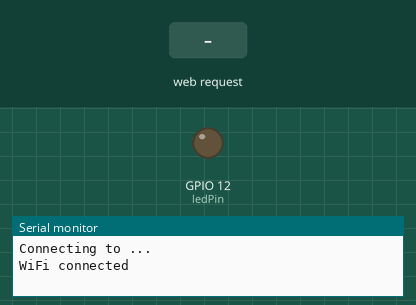
A program run on a simulated ESP8266 (NodeMCU). Shown: output pins drawn as LEDs (lit = HIGH), the last lines printed to the serial monitor. The test bench sets the inputs (shaded band). WiFi joins after 1.5 s; servers stay silent unless stated; pins used as bus, display or sensor lines are not drawn.

Above: at 2.3 s.
2.4 s: HTTP request GET /send/custom received
At 3.4 s:
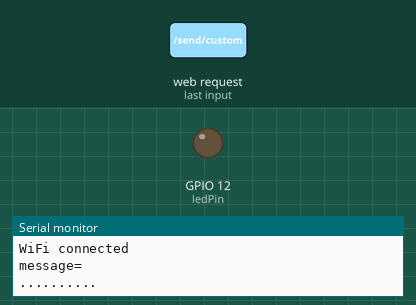
3.9 s: HTTP request GET /send/homeeasy2 received
At 4.6 s:
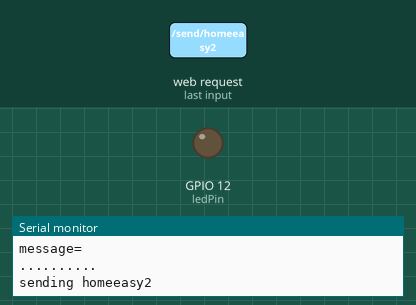
Timing chart, 0 to 6.9 s (numbered marks = the images above; inputs shaded):
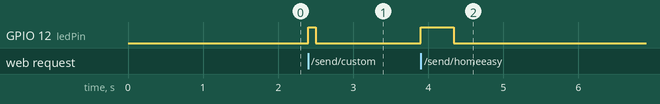

The program:

main.cpp
```cpp
/*
 * esp8266_rf433ook_sender
 * for timhawes.com/ug1 PCB
 *
 */

#include <ESP8266WiFi.h>
#include <ESP8266WebServer.h>
#include <ESP8266mDNS.h>
#include <ArduinoOTA.h>

#ifdef ESP8266
extern "C" {
#include "user_interface.h"
}
#endif

#include "config.h"

const uint8_t ledPin = 12;
const uint8_t txPin = 4;

char my_id[40];
IPAddress ip;
ESP8266WebServer server(80);

void sendCustom() {
  unsigned int highOnTime = 1125;
  unsigned int highOffTime = 375;
  unsigned int lowOnTime = 375;
  unsigned int lowOffTime = 1125;
  unsigned int gapTime = 10000;
  unsigned int repeat = 10;
  unsigned int preambleHighTime = 0;
  unsigned int preambleLowTime = 0;
  char message[100] = {0};

  for (uint8_t i = 0; i < server.args(); i++) {
    if (server.argName(i) == "highOnTime") {
      highOnTime = server.arg(i).toInt();
    }
    if (server.argName(i) == "highOffTime") {
      highOffTime = server.arg(i).toInt();
    }
    if (server.argName(i) == "lowOnTime") {
      lowOnTime = server.arg(i).toInt();
    }
    if (server.argName(i) == "lowOffTime") {
      lowOffTime = server.arg(i).toInt();
    }
    if (server.argName(i) == "gapTime") {
      gapTime = server.arg(i).toInt();
    }
    if (server.argName(i) == "repeat") {
      repeat = server.arg(i).toInt();
    }
    if (server.argName(i) == "preambleHighTime") {
      preambleHighTime = server.arg(i).toInt();
    }
    if (server.argName(i) == "preambleLowTime") {
      preambleLowTime = server.arg(i).toInt();
    }
    if (server.argName(i) == "message") {
      server.arg(i).toCharArray(message, sizeof(message));
    }
  }

  Serial.print("message=");
  Serial.println(message);

  digitalWrite(ledPin, HIGH);

  for (unsigned int r=0; r<repeat; r++) {
    Serial.print(".");
    if (preambleHighTime > 0 || preambleLowTime > 0) {
      digitalWrite(txPin, HIGH);
      delayMicroseconds(preambleHighTime);
      digitalWrite(txPin, LOW);
      delayMicroseconds(preambleLowTime);
    }
    for (unsigned int i=0; i<strlen(message); i++) {
      if (message[i]=='1') {
        digitalWrite(txPin, HIGH);
        delayMicroseconds(highOnTime);
        digitalWrite(txPin, LOW);
        delayMicroseconds(highOffTime);
      } else if (message[i]=='0') {
        digitalWrite(txPin, HIGH);
        delayMicroseconds(lowOnTime);
        digitalWrite(txPin, LOW);
        delayMicroseconds(lowOffTime);
      }
    }
    delayMicroseconds(gapTime);
  }
  Serial.println();

  digitalWrite(ledPin, LOW);

  server.send(200, "text/plain", "OK");

}

void sendHomeEasy2() {
  uint32_t controller = 0;
  uint8_t device = 0;
  uint8_t group = 0;
  uint8_t state = 0;
  uint8_t dim = 0;
  uint8_t repeat = 5;

  for (uint8_t i = 0; i < server.args(); i++) {
    if (server.argName(i) == "controller") {
      controller = server.arg(i).toInt() & 0x3ffffff; // 26 bits
    }
    if (server.argName(i) == "device") {
      device = server.arg(i).toInt() & 0xf; // 4 bits
    }
    if (server.argName(i) == "group") {
      group = server.arg(i).toInt() & 0x1; // 1 bit
    }
    if (server.argName(i) == "state") {
      state = server.arg(i).toInt() & 0x1; // 1 bit
    }
    if (server.argName(i) == "dim") {
      dim = server.arg(i).toInt() & 0xf; // 4 bits
    }
    if (server.argName(i) == "repeat") {
      repeat = server.arg(i).toInt();
    }
  }

  digitalWrite(ledPin, HIGH);

  Serial.println("sending homeeasy2");

  for (unsigned int r=0; r<repeat; r++) {

    // pre-amble
    digitalWrite(txPin, HIGH);
    delayMicroseconds(275);
    digitalWrite(txPin, LOW);
    delayMicroseconds(2675);

    // controller (26 bits)
    for (int b=25; b>=0; b--) {
      if (controller & (1 << b)) {
        // high bit
        digitalWrite(txPin, HIGH);
        delayMicroseconds(275);
        digitalWrite(txPin, LOW);
        delayMicroseconds(1225);
        digitalWrite(txPin, HIGH);
        delayMicroseconds(275);
        digitalWrite(txPin, LOW);
        delayMicroseconds(275);
      } else {
        // low bit
        digitalWrite(txPin, HIGH);
        delayMicroseconds(275);
        digitalWrite(txPin, LOW);
        delayMicroseconds(275);
        digitalWrite(txPin, HIGH);
        delayMicroseconds(275);
        digitalWrite(txPin, LOW);
        delayMicroseconds(1225);
      }
    }

    // group flag (1 bit)
    if (group) {
      // high bit
      digitalWrite(txPin, HIGH);
      delayMicroseconds(275);
      digitalWrite(txPin, LOW);
      delayMicroseconds(1225);
      digitalWrite(txPin, HIGH);
      delayMicroseconds(275);
      digitalWrite(txPin, LOW);
      delayMicroseconds(275);
    } else {
      // low bit
      digitalWrite(txPin, HIGH);
      delayMicroseconds(275);
      digitalWrite(txPin, LOW);
      delayMicroseconds(275);
      digitalWrite(txPin, HIGH);
      delayMicroseconds(275);
      digitalWrite(txPin, LOW);
      delayMicroseconds(1225);
    }

    if (dim > 0) {
      // special bit to enable dimming mode
      digitalWrite(txPin, HIGH);
      delayMicroseconds(275);
      digitalWrite(txPin, LOW);
      delayMicroseconds(275);
      digitalWrite(txPin, HIGH);
      delayMicroseconds(275);
      digitalWrite(txPin, LOW);
      delayMicroseconds(275);
    } else {
      // state (on-off, 1 bit)
      if (state) {
        // high bit
        digitalWrite(txPin, HIGH);
        delayMicroseconds(275);
        digitalWrite(txPin, LOW);
        delayMicroseconds(1225);
        digitalWrite(txPin, HIGH);
        delayMicroseconds(275);
        digitalWrite(txPin, LOW);
        delayMicroseconds(275);
      } else {
        // low bit
        digitalWrite(txPin, HIGH);
        delayMicroseconds(275);
        digitalWrite(txPin, LOW);
        delayMicroseconds(275);
        digitalWrite(txPin, HIGH);
        delayMicroseconds(275);
        digitalWrite(txPin, LOW);
        delayMicroseconds(1225);
      }
    }

    // device (4 bits)
    for (int b=3; b>=0; b--) {
      if (device & (1 << b)) {
        // high bit
        digitalWrite(txPin, HIGH);
        delayMicroseconds(275);
        digitalWrite(txPin, LOW);
        delayMicroseconds(1225);
        digitalWrite(txPin, HIGH);
        delayMicroseconds(275);
        digitalWrite(txPin, LOW);
        delayMicroseconds(275);
      } else {
        // low bit
        digitalWrite(txPin, HIGH);
        delayMicroseconds(275);
        digitalWrite(txPin, LOW);
        delayMicroseconds(275);
        digitalWrite(txPin, HIGH);
        delayMicroseconds(275);
        digitalWrite(txPin, LOW);
        delayMicroseconds(1225);
      }
    }

    // dim level (4 bits, hardcoded to zero)
    for (int b=3; b>=0; b--) {
      if (dim & (1 << b)) {
        // high bit
        digitalWrite(txPin, HIGH);
        delayMicroseconds(275);
        digitalWrite(txPin, LOW);
        delayMicroseconds(1225);
        digitalWrite(txPin, HIGH);
        delayMicroseconds(275);
        digitalWrite(txPin, LOW);
        delayMicroseconds(275);
      } else {
        // low bit
        digitalWrite(txPin, HIGH);
        delayMicroseconds(275);
        digitalWrite(txPin, LOW);
        delayMicroseconds(275);
        digitalWrite(txPin, HIGH);
        delayMicroseconds(275);
        digitalWrite(txPin, LOW);
        delayMicroseconds(1225);
      }
    }

    delayMicroseconds(10000);

    if (repeat > 25) {
      yield();
    }

  }

  digitalWrite(ledPin, LOW);

  server.send(200, "text/plain", "OK");

}

void setup() {
  snprintf(my_id, sizeof(my_id), hostname_template, ESP.getChipId());

  pinMode(ledPin, OUTPUT);
  pinMode(txPin, OUTPUT);

  digitalWrite(txPin, LOW);
  digitalWrite(ledPin, HIGH);
  digitalWrite(ledPin, LOW);

  Serial.begin(115200);
  Serial.println();
  Serial.println();
  Serial.print(my_id);
  Serial.print(" ");
  Serial.println(ESP.getSketchMD5());

  if (ota_enabled) {
    Serial.println("Enabling OTA updates");
    ArduinoOTA.setPort(8266);
    ArduinoOTA.setHostname(my_id);
    if (strlen(ota_password) > 0) {
      Serial.print("OTA password: ");
      Serial.println(ota_password);
      ArduinoOTA.setPassword(ota_password);
    }
    ArduinoOTA.onStart([]() {
      Serial.println("OTA Start");
    });
    ArduinoOTA.onEnd([]() {
      Serial.println("\nOTA End");
    });
    ArduinoOTA.onProgress([](unsigned int progress, unsigned int total) {
      Serial.printf("OTA Progress: %u%%\r", (progress / (total / 100)));
    });
    ArduinoOTA.onError([](ota_error_t error) {
      Serial.printf("OTA Error[%u]: ", error);
      if (error == OTA_AUTH_ERROR) Serial.println("Auth Failed");
      else if (error == OTA_BEGIN_ERROR) Serial.println("Begin Failed");
      else if (error == OTA_CONNECT_ERROR) Serial.println("Connect Failed");
      else if (error == OTA_RECEIVE_ERROR) Serial.println("Receive Failed");
      else if (error == OTA_END_ERROR) Serial.println("End Failed");
    });
    ArduinoOTA.begin();
  }

  wifi_station_set_hostname(my_id);
  WiFi.mode(WIFI_STA);


  server.on("/send/custom", sendCustom);
  server.on("/send/homeeasy2", sendHomeEasy2);
  server.begin();

}

void loop() {

  if (ota_enabled) {
    ArduinoOTA.handle();
  }

  if (WiFi.status() != WL_CONNECTED) {
    Serial.print("Connecting to ");
    Serial.print(ssid);
    Serial.println("...");
    WiFi.begin(ssid, password);

    unsigned long begin_started = millis();
    while (WiFi.status() != WL_CONNECTED) {
      delay(10);
      if (millis() - begin_started > 60000) {
        ESP.restart();
      }
    }
    Serial.println("WiFi connected");
  }

  server.handleClient();

}
```

config.h
```cpp
const char* ssid = "";
const char* password = "";
const char* hostname_template = "rf433ook-%06x";
const bool ota_enabled = false;
const char* ota_password = "";
```

Measured:
- after the input at 2.4 s, GPIO 12 (ledPin): LOW → HIGH at once, → LOW 0.10 s later
- after the input at 3.9 s, GPIO 12 (ledPin): LOW → HIGH at once, → LOW 0.44 s later
